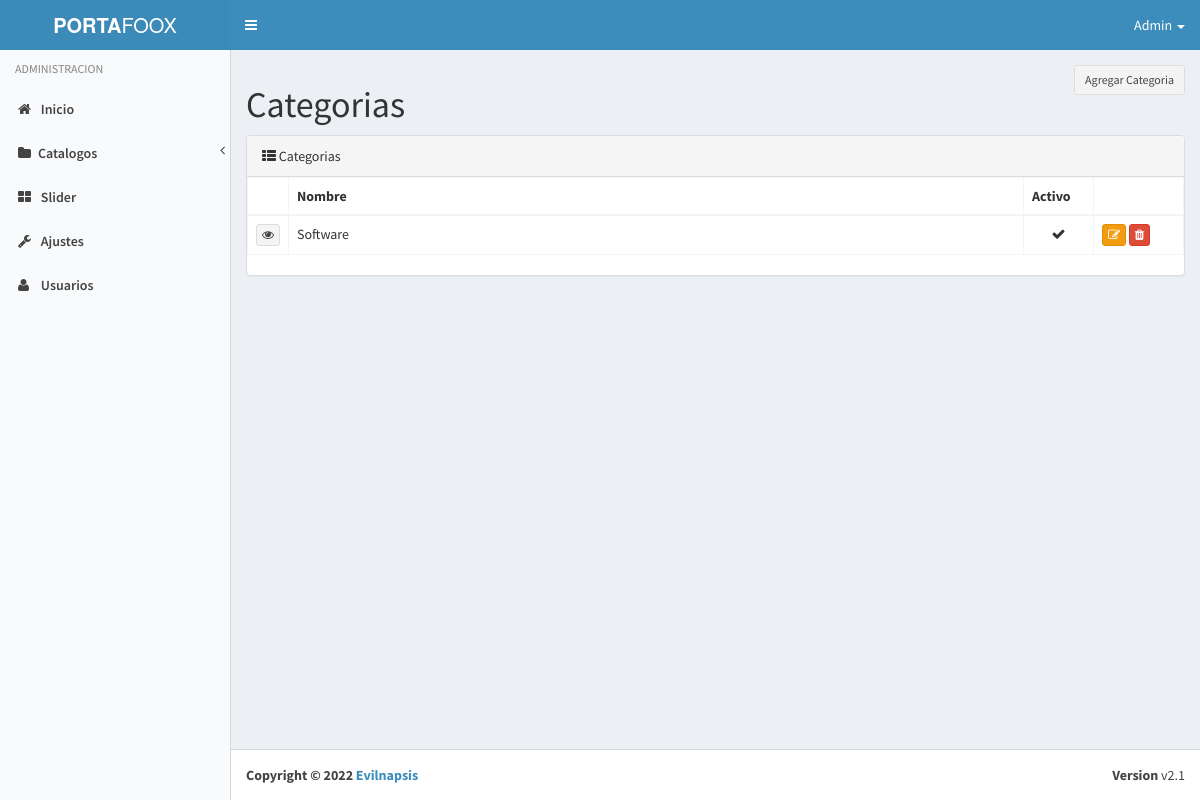
The page /admin/?view=categories (signed in) on the database its author committed.
### tables this page shows
create table user(
	id int not null auto_increment primary key,
	name varchar(50) not null,
	lastname varchar(50) not null,
	username varchar(50),
	email varchar(255) not null,
	password varchar(60) not null,
	is_active boolean not null default 1,
	is_admin boolean not null default 0,
	created_at datetime not null
);

create table category (
	id int not null auto_increment primary key,
	name varchar(200) not null,
	short_name varchar(200) not null,
	in_home boolean not null default 0,
	in_menu boolean not null default 0,
	is_active boolean not null default 0
);

### admin/core/controller/Layout.php (called while the page is built)
<?php
class Module {
	public static function loadLayout(){
		include "core/app/layouts/layout.php";
	}
}
?>

### admin/core/controller/Lb.php (called while the page is built, shortened)
<?php
class Lb {
	public function start(){
		include "core/app/init.php";
	}
}
?>

### admin/index.php (called while the page is built, shortened)
<?php
$lb = new Lb();
$lb->start();
?>

### admin/core/controller/Model.php (called while the page is built, shortened)
<?php
class Model {
	public static function exists($modelname){
		$fullpath = self::getFullpath($modelname);
		$found=false;
		if(file_exists($fullpath)){
			$found = true;
		}
		return $found;
	}
	public static function getFullpath($modelname){
		return "core/app/model/".$modelname.".php";
	}
	public static function many($query,$aclass){
		$cnt = 0;
		$array = array();
		while($r = $query->fetch_array()){
			$array[$cnt] = new $aclass;
			$cnt2=1;
			foreach ($r as $key => $v) {
				if($cnt2>0 && $cnt2%2==0){
					$array[$cnt]->$key = $v;
				}
				$cnt2++;
			}
			$cnt++;
		}
		return $array;
	}
}
?>

### admin/core/controller/Executor.php (called while the page is built, shortened)
<?php
class Executor {
	public static function doit($sql){
		$con = Database::getCon();
		return array($con->query($sql),$con->insert_id);
	}
}
?>

### admin/core/app/model/UserData.php (called while the page is built, shortened)
<?php
class UserData {
	public static $tablename = "user";
	public static function getById($id){
		$sql = "select * from ".self::$tablename." where id=$id";
		$query = Executor::doit($sql);
		$found = null;
		$data = new UserData();
		while($r = $query[0]->fetch_array()){
			$data->id = $r['id'];
			$data->name = $r['name'];
			$data->lastname = $r['lastname'];
			$data->username = $r['username'];
			$data->email = $r['email'];
			$data->password = $r['password'];
			$data->created_at = $r['created_at'];
			$data->is_admin = $r['is_admin'];
			$data->is_active = $r['is_active'];
			$found = $data;
			break;
		}
		return $found;
	}
}
?>

### admin/core/app/model/CategoryData.php (called while the page is built, shortened)
<?php
class CategoryData {
	public static $tablename = "category";
	public static function getAll(){
		$sql = "select * from ".self::$tablename;
		$query = Executor::doit($sql);
		return Model::many($query[0],new CategoryData());
	}
}
?>

### admin/core/app/view/categories-view.php (the view, shortened to what this page needs)
          <div class="row">
            <div class="col-md-12">
                  <a  data-toggle="modal" href="#myModal" class="pull-right btn-sm btn btn-default">Agregar Categoria</a>
            <h1>Categorias</h1>
            </div>
            </div>
          <div class="row">
            <div class="col-md-12">
              <div class="panel panel-default">
                <div class="panel-heading">
                  <i class="fa fa-th-list"></i> Categorias
                </div>
                <div class="widget-body medium no-padding">
<?php
$categories = CategoryData::getAll();
 if(count($categories)>0):?>
                  <div class="table-responsive">
                    <table class="table table-bordered">
                    <thead>
                    <th></th>
                      <th>Nombre</th>
                      <th>Activo</th>
                      <th></th>
                    </thead>
                      <tbody>
<?php foreach($categories as $cat):?>
                        <tr>
                        <td style="width:30px;">
                          <a href="../?view=productos&cat=<?php echo $cat->short_name; ?>" target="_blank" class="btn btn-default btn-xs"><i class="fa fa-eye"></i></a>
                        </td>
                        <td><?php echo $cat->name; ?>
                        <td style="width:70px;"><?php if($cat->is_active):?><center><i class="fa fa-check"></i></center><?php endif;?></td>
                        </td>
                        <td style="width:90px;">
                        <a data-toggle="modal" href="#myModal-<?php echo $cat->id;?>" class="btn btn-warning btn-xs"><i class="fa fa-edit"></i></a>
                        <a href="index.php?action=delcategory&category_id=<?php echo $cat->id; ?>" class="btn btn-danger btn-xs"><i class="fa fa-trash"></i></a>
                        </td>
                        </tr>
<?php endforeach; ?>
                      </tbody>
                    </table>
                  </div>
 <?php endif; ?>
                </div>
              </div>
            </div>
          </div>

### admin/core/app/layouts/layout.php (shortened to what this page needs)
<!DOCTYPE html>
<html>
  <head>
    <link href="plugins/bootstrap/css/bootstrap.min.css" rel="stylesheet" type="text/css" />
    <link href="plugins/font-awesome/css/font-awesome.min.css" rel="stylesheet" type="text/css" />
    <link href="plugins/dist/css/AdminLTE.min.css" rel="stylesheet" type="text/css" />
    <link href="plugins/dist/css/skins/skin-blue-light.min.css" rel="stylesheet" type="text/css" />
  <link rel="stylesheet" href="plugins/morris/morris.css">
  <link rel="stylesheet" href="plugins/morris/example.css">
    <link rel="stylesheet" href="plugins/datatables/dataTables.bootstrap.css">
<link href='plugins/fullcalendar/fullcalendar.min.css' rel='stylesheet' />
<link href='plugins/fullcalendar/fullcalendar.print.css' rel='stylesheet' media='print' />
  </head>
  <body class="<?php if(isset($_SESSION["admin_id"]) || isset($_SESSION["pacient_id"]) || isset($_SESSION["medic_id"]) ):?>  skin-blue-light sidebar-mini <?php else:?>login-page<?php endif; ?>" >
    <div class="wrapper">
      <?php if(isset($_SESSION["admin_id"])|| isset($_SESSION["pacient_id"]) || isset($_SESSION["medic_id"])):?>
      <header class="main-header">
        <a href="./" class="logo">
          <span class="logo-lg"><b>PORTA</b>FOOX</span>
        </a>
        <nav class="navbar navbar-static-top" role="navigation">
          <a href="#" class="sidebar-toggle" data-toggle="offcanvas" role="button">
          </a>
          <div class="navbar-custom-menu">
            <ul class="nav navbar-nav">
              <li class="dropdown user user-menu">
                <a href="#" class="dropdown-toggle" data-toggle="dropdown">
                  <span class=""><?php
                  if(isset($_SESSION["admin_id"])){ echo UserData::getById($_SESSION["admin_id"])->name; }
                  else if(isset($_SESSION["pacient_id"])){ echo PacientData::getById($_SESSION["pacient_id"])->name." (Paciente)"; }
                  else if(isset($_SESSION["medic_id"])){ echo MedicData::getById($_SESSION["medic_id"])->name." (Medico)"; }
                  ?></span>
                  <span class="caret"></span>
                </a>
              </li>
            </ul>
          </div>
        </nav>
      </header>
      <aside class="main-sidebar">
        <section class="sidebar">
          <ul class="sidebar-menu">
            <li class="header">ADMINISTRACION</li>
            <?php if(isset($_SESSION["admin_id"])):?>
              <?php $u = UserData::getById($_SESSION["admin_id"]); ?>
            <li><a href="./"><i class='fa fa-home'></i> <span>Inicio</span></a></li>
        <li class="treeview">
          <a href="#"><i class="fa fa-folder"></i><span>Catalogos</span><span class="pull-right-container"><i class="fa fa-angle-left pull-right"></i></span></a>
        </li>
            <li><a href="./?view=slider"><i class='fa fa-th-large'></i> <span>Slider</span></a></li>
            <?php if($u->is_admin):?>
            <li><a href="./?view=settings"><i class='fa fa-wrench'></i> <span>Ajustes</span></a></li>
            <li><a href="./?view=users"><i class='fa fa-user'></i> <span>Usuarios</span></a></li>
          <?php endif;?>
            <?php endif; ?>
          </ul>
        </section>
      </aside>
    <?php endif;?>
      <?php if(isset($_SESSION["admin_id"]) ):?>
      <div class="content-wrapper">
      <section class="content">
        <?php View::load("index");?>
        </section>
      </div>
        <footer class="main-footer">
        <div class="pull-right hidden-xs">
          <b>Version</b> v2.1
        </div>
        <strong>Copyright &copy; 2022 <a href="http://evilnapsis.com/company/" target="_blank">Evilnapsis</a></strong>
      </footer>
     <?php endif;?>
    </div>
  </body>
</html>

### rows shown on the page
user: name "Admin"
category: name "Software", is_active 1 (drawn)
